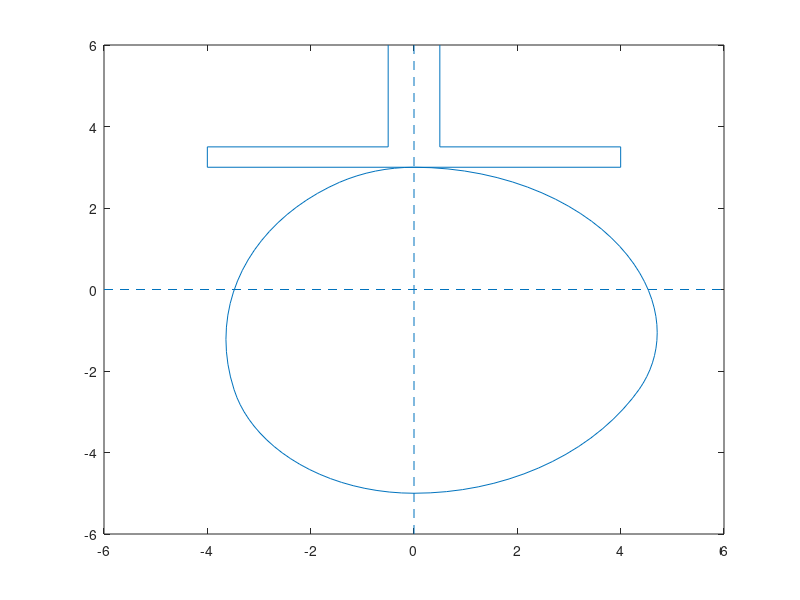

This chart was generated by the following MATLAB code: (Note: this script raises an error after producing the figure.)
clear; clc;

rb = 3;

thetaSteps = 0:3.6:360;

xCoords = zeros(length(thetaSteps), 1);
yCoords = zeros(length(thetaSteps), 1);
vValues = zeros(length(thetaSteps), 1);
aValues = zeros(length(thetaSteps), 1);
jValues = zeros(length(thetaSteps), 1);

%% Cálculo de valores

i = 1;
for theta = thetaSteps
    if (theta < 30)
        xCoords(i, 1) = -rb*sin(deg2rad(theta));
        yCoords(i, 1) = rb*cos(deg2rad(theta));

        vValues(i, 1) = 0;

        aValues(i, 1) = 0;

        jValues(i, 1) = 0;
    elseif (theta < 105)
        beta = deg2rad(150);
        h = 2;
        s = 2*h*(deg2rad(theta - 30)/beta)^2;
        v = 4*h*(deg2rad(theta - 30)/beta^2);

        xCoords(i, 1) = -(rb + s)*sin(deg2rad(theta)) - v*cos(deg2rad(theta));
        yCoords(i, 1) = (rb + s)*cos(deg2rad(theta)) - v*sin(deg2rad(theta));

        vValues(i, 1) = v;

        aValues(i, 1) = 4*h/beta^2;

        jValues(i, 1) = 0;
    elseif (theta < 180)
        beta = deg2rad(150);
        h = 2;
        s = h*(1-2*(1-deg2rad(theta - 30)/beta)^2);
        v = 4*h*(1-deg2rad(theta - 30)/beta)/beta;

        xCoords(i, 1) = -(rb + s)*sin(deg2rad(theta)) - v*cos(deg2rad(theta));
        yCoords(i, 1) = (rb + s)*cos(deg2rad(theta)) - v*sin(deg2rad(theta));

        vValues(i, 1) = v;

        aValues(i, 1) = -4*h/beta^2;

        jValues(i, 1) = 0;
    elseif (theta < 240)
        s = 2;
        v = 0;

        xCoords(i, 1) = -(rb + s)*sin(deg2rad(theta)) - v*cos(deg2rad(theta));
        yCoords(i, 1) = (rb + s)*cos(deg2rad(theta)) - v*sin(deg2rad(theta));

        vValues(i, 1) = v;

        aValues(i, 1) = 0;

        jValues(i, 1) = 0;
    elseif (theta <= 360)
        beta = deg2rad(120);
        h = 2;
        s = h/2 + (h/2)*cos(pi*deg2rad(theta)/beta);
        v = -pi/beta*(h/2)*sin(pi*deg2rad(theta)/beta);

        xCoords(i, 1) = -(rb + s)*sin(deg2rad(theta)) - v*cos(deg2rad(theta));
        yCoords(i, 1) = (rb + s)*cos(deg2rad(theta)) - v*sin(deg2rad(theta));

        vValues(i, 1) = v;

        aValues(i, 1) = -(pi/beta)^2*(h/2)*cos(pi*deg2rad(theta)/beta);

        jValues(i, 1) = (pi/beta)^3*(h/2)*sin(pi*deg2rad(theta)/beta);
    end

    i = i + 1;
end

%% Animación

thetaRotacionSteps = linspace(0, 2*pi, 180);

movieFrames = struct('cdata', cell(1, length(thetaRotacionSteps)), ...
                     'colormap', cell(1, length(thetaRotacionSteps)));

i = 1;
for thetaRotacion = thetaRotacionSteps
    clf;

    rotatedXCoords = xCoords.*cos(thetaRotacion) - yCoords.*sin(thetaRotacion);
    rotatedYCoords = yCoords.*cos(thetaRotacion) + xCoords.*sin(thetaRotacion);

    maxY = max(rotatedYCoords);

    plot(transpose(rotatedXCoords), transpose(rotatedYCoords));
    hold on;
    plot([-6 6], [0 0], '--', 'color', '#0072BD');
    plot([0 0], [-6 6], '--', 'color', '#0072BD');
    plot([-4 4], [maxY maxY], 'color', '#0072BD');
    plot([-4 -4], [maxY maxY+0.5], 'color', '#0072BD');
    plot([4 4], [maxY maxY+0.5], 'color', '#0072BD');
    plot([-4 -0.5], [maxY+0.5 maxY+0.5], 'color', '#0072BD');
    plot([4 0.5], [maxY+0.5 maxY+0.5], 'color', '#0072BD');
    plot([-0.5 -0.5], [maxY+0.5 6], 'color', '#0072BD');
    plot([0.5 0.5], [maxY+0.5 6], 'color', '#0072BD');
    hold off;

    movieFrames(i) = getframe;

    i = i + 1;
end

myWriter = VideoWriter('ADA4');
myWriter.FrameRate = 60;

open(myWriter);
writeVideo(myWriter, movieFrames);
close(myWriter);

%% Dezplazamiento

figure;

rLenghts = sqrt(xCoords.^2 + yCoords.^2);

plot(thetaSteps, rLenghts);
xlim([0 360]);
title('Desplazamiento');
xlabel('\theta [rad]');
ylabel('Dezplazamiento [in]');

%% Velocidad

figure;

plot(thetaSteps, vValues);
hold on;
plot([0 360], [0 0], '--', 'color', '#0072BD');
hold off;
xlim([0 360]);
title('Velocidad');
xlabel('\theta [rad]');
ylabel('Velocidad [in/rad]');

%% Aceleración

figure;

plot(thetaSteps, aValues);
hold on;
plot([0 360], [0 0], '--', 'color', '#0072BD');
hold off;
xlim([0 360]);
title('Aceleración');
xlabel('\theta [rad]');
ylabel('Aceleración [in/rad^2]');

%% Jerk

figure;

plot(thetaSteps, jValues);
xlim([0 360]);
title('Jerk');
xlabel('\theta [rad]');
ylabel('Jerk [in/rad^3]');